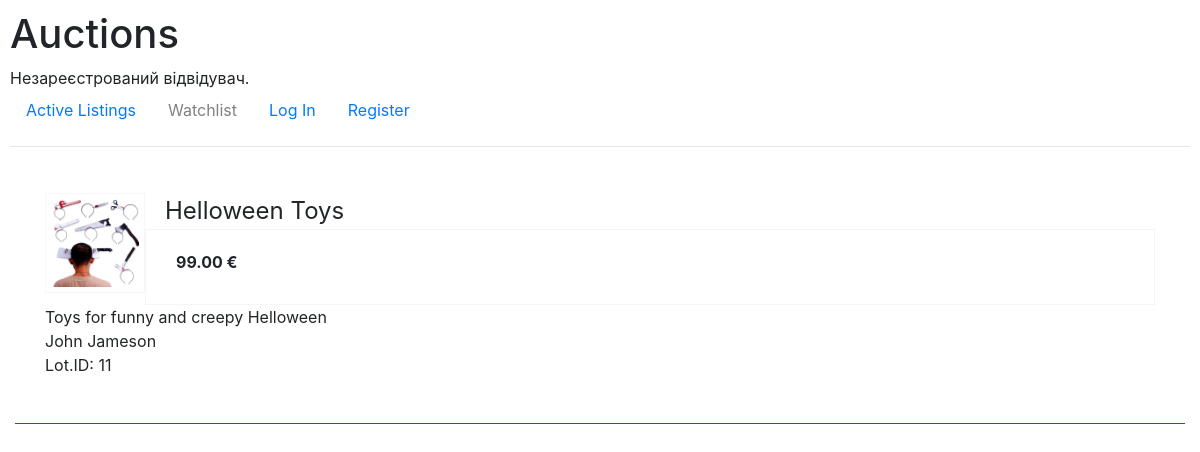
The page /lot/11 on the database its author committed.
### auctions/models.py (models this page shows, shortened)
class Lot(models.Model):
    title = models.CharField(max_length=180)
    photo = models.ImageField(upload_to='images', blank=True, null=True)
    categories = models.ManyToManyField(Category, blank=True, related_name='category_lot')
    owner_name = models.ForeignKey(User, on_delete=models.CASCADE)
    description = models.CharField(max_length=200, blank=True)
    starting_price = models.DecimalField(max_digits=10, decimal_places=2)

class User(AbstractUser):
    pass

### auctions/views.py (the view)
# urls.py: path("lot/<int:lot_id>", views.lot, name="lot"),
def lot(request, lot_id):
    lot = Lot.objects.get(pk=lot_id)
    return render(request, "auctions/lot.html", {
        "lot": lot,
    })

### auctions/templatetags/auctions_extras.py (called while the page is built)
@register.filter(name= 'name_as_str')
def name_as_str(value):
   return value.__str__()

### auctions/templates/auctions/lot.html (shortened to what this page needs)
{% extends "auctions/layout.html" %}
{% load auctions_extras %}
{% block body %}
<div class="activ_list">
   {% if lot.photo %}
   <div class="img">
      <img src="{{ lot.photo.url }}" style="max-width: 100%; height: auto;"></img>
   </div>
   {% else %}
   <div class="img"></div>
   {% endif %}
   <div class="title">{{ lot.title }}</div>
   <div class="price"><strong>{{ lot.starting_price }} &#8364</strong></div>
   <div class="description">{{lot.description}}</div>
   {{lot.owner_name }}
   <p>Lot.ID: {{lot.id}}</p>
</div>
{% endblock %}

### auctions/static/auctions/styles.css (style rules this page uses)
body { padding: 10px; }
.activ_list { border-bottom: 1px solid rgb(212, 18, 18); padding: 30px; min-height: 150px; margin: 0 5px 0px 5px; }
.img { width: 100px; height: 100px; float: left; border: 1px solid rgb(248, 247, 247); padding: 5px; }
.price { padding: 20px 20px 20px 30px; padding-bottom: 30px; border: 1px solid rgb(247, 244, 244); margin-left: 100px; }
.title { margin-left: 120px; font-size: 150%; }

### rows shown on the page
Lot: photo (picture), title "Helloween Toys", starting_price "99.00", description "Toys for funny and creepy Helloween", owner_name "John Jameson", id "11"
